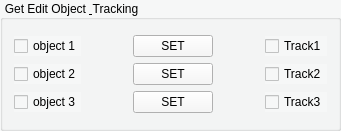
   <widget class="QGroupBox" name="groupBox_4">
    <property name="geometry">
     <rect>
      <x>10</x>
      <y>520</y>
      <width>341</width>
      <height>131</height>
     </rect>
    </property>
    <property name="styleSheet">
     <string notr="true">background-color: rgb(246, 247, 247);</string>
    </property>
    <property name="title">
     <string>Get Edit Object &amp; Tracking</string>
    </property>
    <layout class="QGridLayout" name="gridLayout_4">
     <item row="0" column="0">
      <layout class="QGridLayout" name="gridLayout_5">
       <item row="0" column="0">
        <widget class="QCheckBox" name="ckb_disp1">
         <property name="text">
          <string>object 1</string>
         </property>
         <property name="checkable">
          <bool>true</bool>
         </property>
        </widget>
       </item>
       <item row="1" column="0">
        <widget class="QCheckBox" name="ckb_disp2">
         <property name="text">
          <string>object 2</string>
         </property>
        </widget>
       </item>
       <item row="0" column="4">
        <widget class="QCheckBox" name="track_obj1">
         <property name="text">
          <string>Track1</string>
         </property>
        </widget>
       </item>
       <item row="2" column="4">
        <widget class="QCheckBox" name="track_obj3">
         <property name="text">
          <string>Track3</string>
         </property>
        </widget>
       </item>
       <item row="1" column="4">
        <widget class="QCheckBox" name="track_obj2">
         <property name="text">
          <string>Track2</string>
         </property>
        </widget>
       </item>
       <item row="1" column="2">
        <widget class="QPushButton" name="btn_setObject2">
         <property name="text">
          <string>SET</string>
         </property>
        </widget>
       </item>
       <item row="2" column="2">
        <widget class="QPushButton" name="btn_setObject3">
         <property name="text">
          <string>SET</string>
         </property>
        </widget>
       </item>
       <item row="0" column="2">
        <widget class="QPushButton" name="btn_setObject1">
         <property name="text">
          <string>SET</string>
         </property>
        </widget>
       </item>
       <item row="0" column="3">
        <spacer name="horizontalSpacer">
         <property name="orientation">
          <enum>Qt::Horizontal</enum>
         </property>
         <property name="sizeHint" stdset="0">
          <size>
           <width>40</width>
           <height>20</height>
          </size>
         </property>
        </spacer>
       </item>
       <item row="2" column="0">
        <widget class="QCheckBox" name="ckb_disp3">
         <property name="text">
          <string>object 3</string>
         </property>
        </widget>
       </item>
       <item row="0" column="1">
        <spacer name="horizontalSpacer_3">
         <property name="orientation">
          <enum>Qt::Horizontal</enum>
         </property>
         <property name="sizeHint" stdset="0">
          <size>
           <width>40</width>
           <height>20</height>
          </size>
         </property>
        </spacer>
       </item>
      </layout>
     </item>
    </layout>
   </widget>
